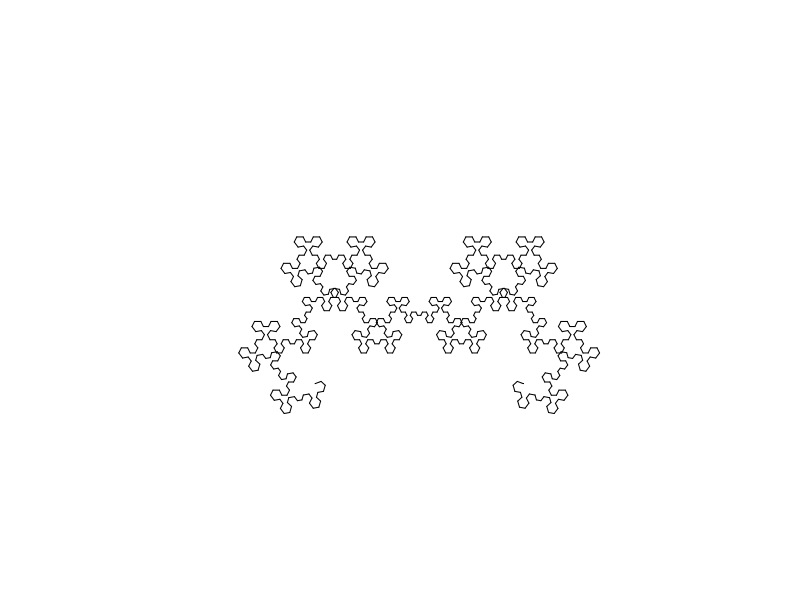
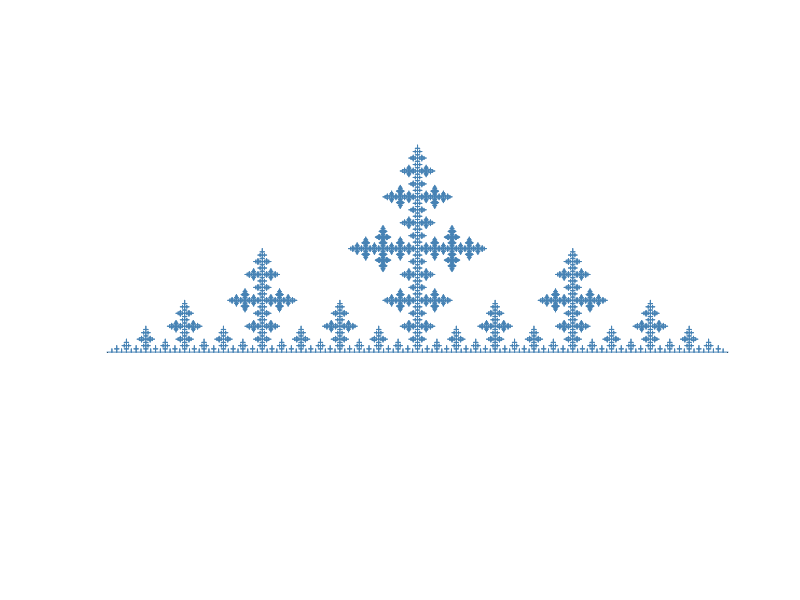
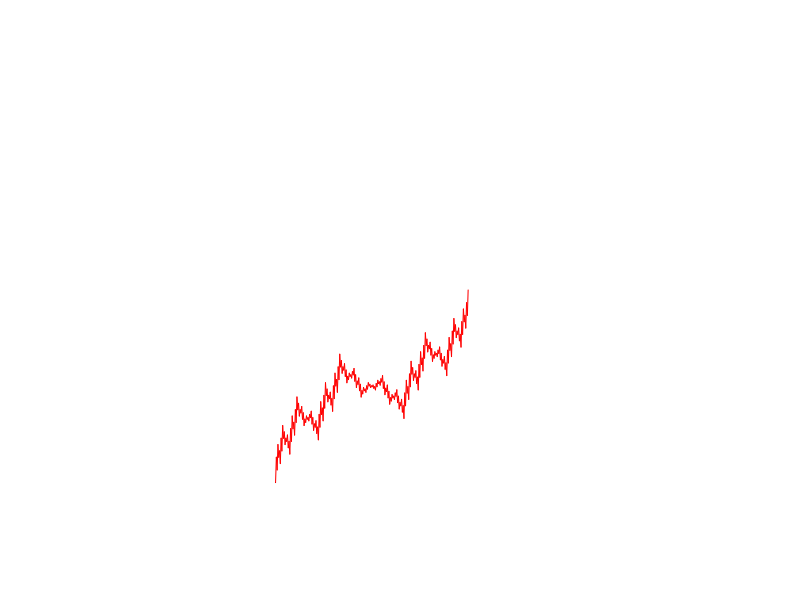
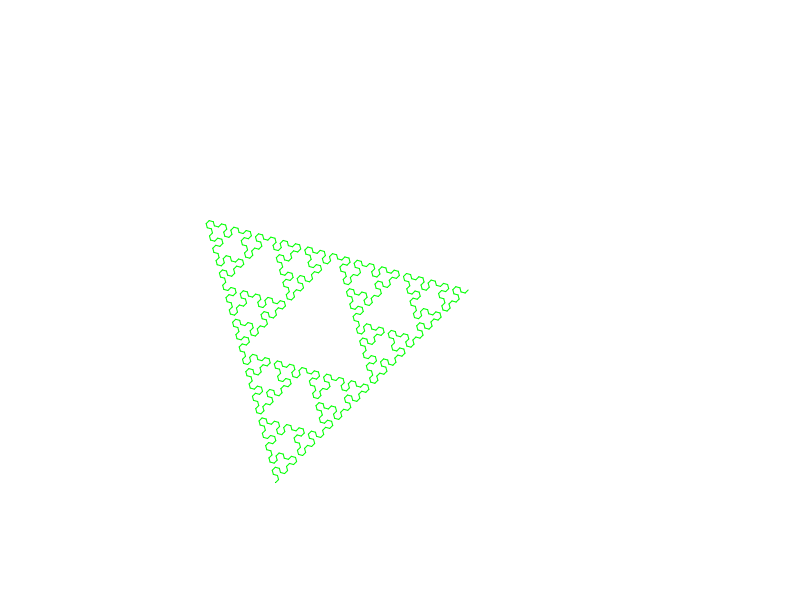
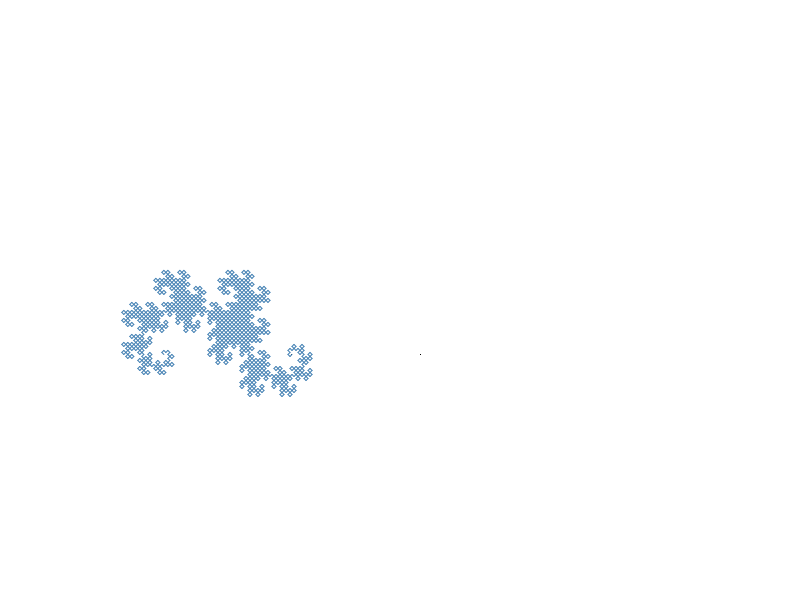
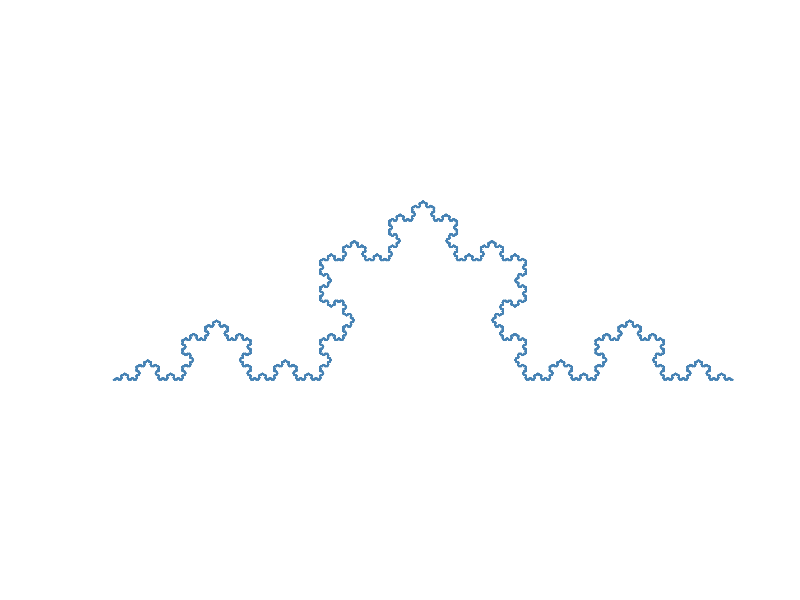
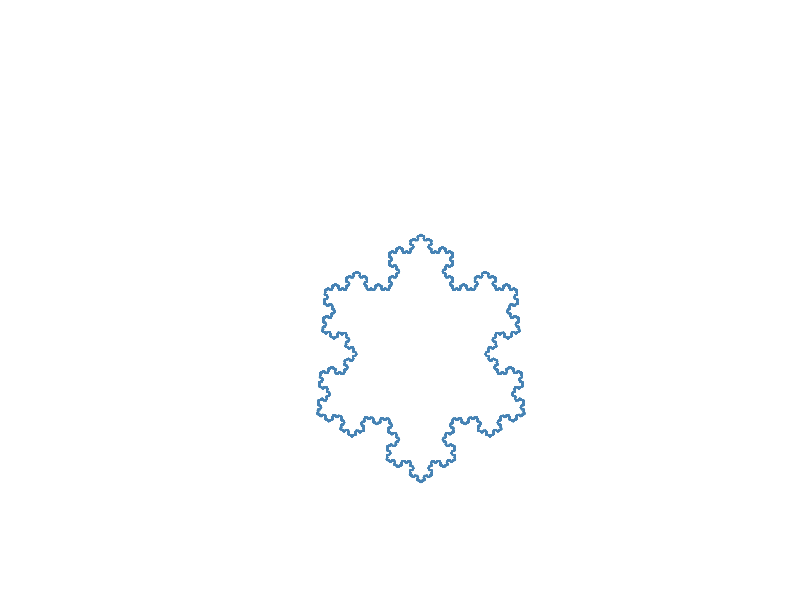

These figures' R source, in order:
## ---- chunk 1

Sierp<-function(n,x1,y1,x4,y4){
     
     if(n==0){
         x<-c(x1,x4)
         y<-c(y1,y4)
         lines(x,y)
       }else{
           i<-n-1
           x2<-x1+(x4-x1)/4-(y4-y1)/2
           y2<-y1+(y4-y1)/4+(x4-x1)/2
           x3<-x2+(x4-x1)/2
           y3<-y2+(y4-y1)/2
           Sierp(i,x1,y1,x2,y2)
           Sierp(i,x3,y3,x2,y2)
           Sierp(i,x3,y3,x4,y4)
        }
 }

 
plot(c(0,1000),c(0,0),pch=".",axes=F,ylim=c(-100,1000),xlab="",ylab="",asp=1,xlim=c(-1000,2008))
Sierp(6,0,0,1000,0)
## ---- chunk 2
CRISTAL<-function(n,x1,y1,x4,y4){
  if(n==0){
  x<-c(x1,x4)
  y<-c(y1,y4)
  lines(x,y,col="steelblue")
  }else{
  i<-n-1
  x2<-x1+(x4-x1)/2
  y2<-y1+(y4-y1)/2
  x3<-x2+(y4-y1)/3
  y3<-y2+(x4-x1)/3
  CRISTAL(i,x1,y1,x2,y2)
  CRISTAL(i,x2,y2,x3,y3)
  CRISTAL(i,x3,y3,x2,y2)
  CRISTAL(i,x2,y2,x4,y4)
  }
}

plot(c(0,1000),c(0,0),pch=".",axes=F,ylim=c(-100,300),xlab="",ylab="",asp=1,xlim=c(0,1008))
CRISTAL(7,0,0,1000,0)
## ---- chunk 3
Esc<-function(n,x1,y1,x4,y4){
   if(n==0){
    x<-c(x1,x4)
    y<-c(y1,y4)
    lines(x,y,col="red")
    
  }else{
    j<-n-1
    x2<-(2*x1+x4)/3
    y2<-(y1+2*y4)/3
    x3<-(x1+2*x4)/3
    y3<-(2*y1+y4)/3
    Esc(j,x1,y1,x2,y2)
    Esc(j,x2,y2,x3,y3)
    Esc(j,x3,y3,x4,y4)
   
  }
}

plot(c(0,100),c(0,100),pch=".",axes=F,ylim=c(0,20),xlab="",ylab="",asp=1,xlim=c(-5,20))
Esc(5,0,0,10,10)
## ---- chunk 4
Sierpbis<-function(n,x1,y1,x4,y4){
  if(n==0){
    x<-c(x1,x4)
    y<-c(y1,y4)
    lines(x,y,col="green")
  }else{
    i<-n-1
    x2<-x1+(x4-x1)/4-433*(y4-y1)/1000
    y2<-y1+(y4-y1)/4+433*(x4-x1)/1000
    x3<-x2+(x4-x1)/2                          
    y3<-y2+(y4-y1)/2
    Sierpbis(i,x2,y2,x1,y1)
    Sierpbis(i,x2,y2,x3,y3)
    Sierpbis(i,x4,y4,x3,y3)
  }
}

plot(c(0,100),c(0,100),pch=".",axes=F,ylim=c(0,20),xlab="",ylab="",asp=1,xlim=c(-5,20))
Sierpbis(6,0,0,10,10)
## ---- chunk 5
Hilbert<-function(n,x1,y1,x4,y4){
  
  pC<-NULL
  
  if (n == 0){
    x<-c(x1,x4)
    y<-c(y1,y4)
    lines(x,y,col="steelblue")
  }else{
    i<-n-1
    x2<-(x1+x4+y1-y4)/ 2;
    y2<-(x4-x1+y1+y4)/2
    Hilbert(i,x1,y1,x2,y2)
    Hilbert(i,x4,y4,x2,y2)
  }
  
}

plot(c(0,1000),c(0,0),pch=".",axes=F,ylim=c(-1000,2006),xlab="",ylab="",asp=1,xlim=c(-10,2008))
Hilbert(11,-1000,0,0,0)
## ---- chunk 6
vonkoch <- function (i,xA,yA,xB,yB) {
  
  if (i == 0) {
    
    x = c(xA,xB)
    y = c(yA,yB)
    lines(x, y,col="steelblue")
  }
  else {
    j <- i-1 ;
    x1<-(xB-xA)/3
    y1<-(yB-yA)/3
    x2<-(xB-xA)/6-sqrt(3)*(yB-yA)/6
    y2<-sqrt(3)*(xB-xA)/6+(yB-yA)/6
    xC<-xA+x1
    yC<-yA+y1
    xD<-xC+x2
    yD<-yC+y2
    xE<-xB-x1
    yE<-yB-y1;
    vonkoch(j,xA,yA,xC,yC)
    vonkoch(j,xC,yC,xD,yD)
    vonkoch(j,xD,yD,xE,yE)
    vonkoch(j,xE,yE,xB,yB)
  }
}


plot(c(0,1000),c(0,0),pch=".",axes=F,ylim=c(-10,300),xlab="",ylab="",asp=1,xlim=c(-10,1000))
vonkoch(8,0,0,1000,0)
## ---- chunk 7
Etoile<-function(n,xA,yA,xB,yB,xC,yC){
  vonkoch(n,xA,yA,xB,yB)
  vonkoch(n,xB,yB,xC,yC)
  vonkoch(n,xC,yC,xA,yA)
}

plot(c(0,1000),c(0,0),pch=".",axes=F,ylim=c(-1000,1000),xlab="",ylab="",asp=1,xlim=c(-10,1000))
Etoile(8,0,0,1000,0,500,-1000)
